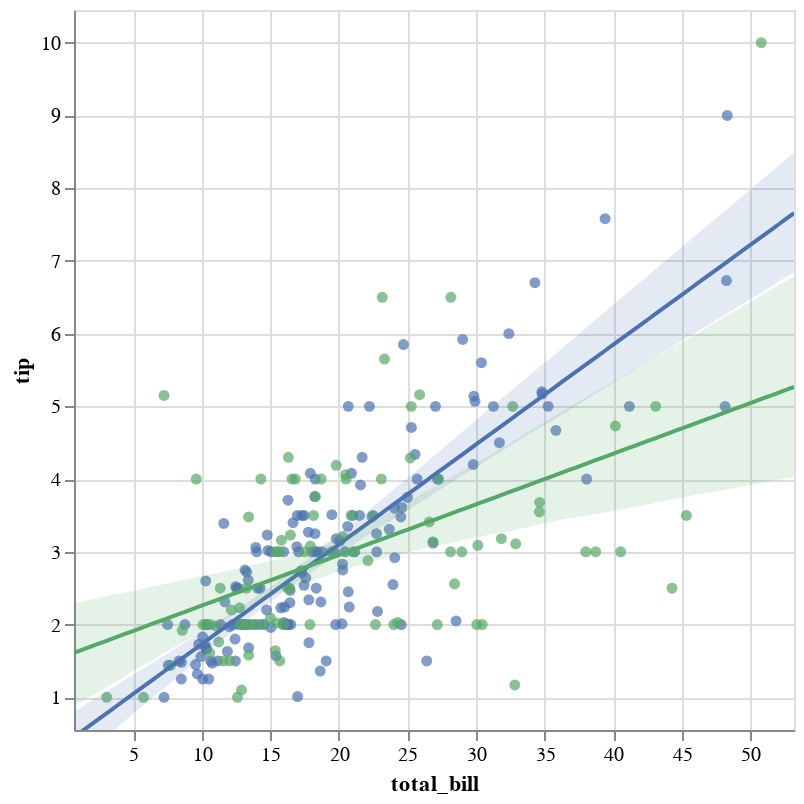

The notebook cell this image was saved under:
### Code cell
display(salt.lmplot(x="total_bill", y="tip", hue="smoker", data=tips))
g = sns.lmplot(x="total_bill", y="tip", hue="smoker", data=tips)

### Figure 1 — Vega-Lite specification as saved in the notebook (floating-point values rounded to 4 significant figures; data arrays with more than 128 entries replaced by an {"elided": "..."} marker saying what was removed)
{"$schema": "https://vega.github.io/schema/vega-lite/v2.4.1.json", "config": {"view": {"height": 300, "width": 400}}, "height": 360, "layer": [{"data": {"values": {"elided": "151 records"}}, "encoding": {"color": {"value": "rgba(76.0,114.0,176.0,1)"}, "x": {"axis": {"title": "total_bill"}, "field": "total_bill", "scale": {"domain": [0.683, 53.2], "nice": false}, "type": "quantitative"}, "y": {"axis": {"title": "tip"}, "field": "tip", "scale": {"domain": [0.55, 10.45], "nice": false}, "type": "quantitative"}}, "mark": {"clip": true, "type": "circle"}}, {"data": {"values": [{"day": "Sat", "sex": "Male", "size": 4, "smoker": "Yes", "time": "Dinner", "tip": 3, "total_bill": 38.01}, {"day": "Sat", "sex": "Male", "size": 2, "smoker": "Yes", "time": "Dinner", "tip": 1.76, "total_bill": 11.24}, {"day": "Sat", "sex": "Male", "size": 2, "smoker": "Yes", "time": "Dinner", "tip": 3.21, "total_bill": 20.29}, {"day": "Sat", "sex": "Male", "size": 2, "smoker": "Yes", "time": "Dinner", "tip": 2, "total_bill": 13.81}, {"day": "Sat", "sex": "Male", "size": 2, "smoker": "Yes", "time": "Dinner", "tip": 1.98, "total_bill": 11.02}, {"day": "Sat", "sex": "Male", "size": 4, "smoker": "Yes", "time": "Dinner", "tip": 3.76, "total_bill": 18.29}, {"day": "Sat", "sex": "Female", "size": 1, "smoker": "Yes", "time": "Dinner", "tip": 1, "total_bill": 3.07}, {"day": "Sat", "sex": "Male", "size": 2, "smoker": "Yes", "time": "Dinner", "tip": 2.09, "total_bill": 15.01}, {"day": "Sat", "sex": "Female", "size": 2, "smoker": "Yes", "time": "Dinner", "tip": 3.14, "total_bill": 26.86}, {"day": "Sat", "sex": "Female", "size": 2, "smoker": "Yes", "time": "Dinner", "tip": 5, "total_bill": 25.28}, {"day": "Sat", "sex": "Male", "size": 2, "smoker": "Yes", "time": "Dinner", "tip": 3.08, "total_bill": 17.92}, {"day": "Thur", "sex": "Male", "size": 2, "smoker": "Yes", "time": "Lunch", "tip": 3, "total_bill": 19.44}, {"day": "Thur", "sex": "Male", "size": 2, "smoker": "Yes", "time": "Lunch", "tip": 5, "total_bill": 32.68}, {"day": "Fri", "sex": "Male", "size": 2, "smoker": "Yes", "time": "Dinner", "tip": 3, "total_bill": 28.97}, {"day": "Fri", "sex": "Female", "size": 2, "smoker": "Yes", "time": "Dinner", "tip": 1, "total_bill": 5.75}, {"day": "Fri", "sex": "Female", "size": 2, "smoker": "Yes", "time": "Dinner", "tip": 4.3, "total_bill": 16.32}, {"day": "Fri", "sex": "Male", "size": 4, "smoker": "Yes", "time": "Dinner", "tip": 4.73, "total_bill": 40.17}, {"day": "Fri", "sex": "Male", "size": 2, "smoker": "Yes", "time": "Dinner", "tip": 4, "total_bill": 27.28}, {"day": "Fri", "sex": "Male", "size": 2, "smoker": "Yes", "time": "Dinner", "tip": 1.5, "total_bill": 12.03}, {"day": "Fri", "sex": "Male", "size": 2, "smoker": "Yes", "time": "Dinner", "tip": 3, "total_bill": 21.01}, {"day": "Fri", "sex": "Female", "size": 2, "smoker": "Yes", "time": "Dinner", "tip": 2.5, "total_bill": 11.35}, {"day": "Fri", "sex": "Female", "size": 2, "smoker": "Yes", "time": "Dinner", "tip": 3, "total_bill": 15.38}, {"day": "Sat", "sex": "Female", "size": 3, "smoker": "Yes", "time": "Dinner", "tip": 2.5, "total_bill": 44.3}, {"day": "Sat", "sex": "Female", "size": 2, "smoker": "Yes", "time": "Dinner", "tip": 3.48, "total_bill": 22.42}, {"day": "Sat", "sex": "Male", "size": 2, "smoker": "Yes", "time": "Dinner", "tip": 1.64, "total_bill": 15.36}, {"day": "Sat", "sex": "Male", "size": 2, "smoker": "Yes", "time": "Dinner", "tip": 4.06, "total_bill": 20.49}, {"day": "Sat", "sex": "Male", "size": 2, "smoker": "Yes", "time": "Dinner", "tip": 4.29, "total_bill": 25.21}, {"day": "Sat", "sex": "Female", "size": 2, "smoker": "Yes", "time": "Dinner", "tip": 4, "total_bill": 14.31}, {"day": "Thur", "sex": "Male", "size": 2, "smoker": "Yes", "time": "Lunch", "tip": 2, "total_bill": 16}, {"day": "Sun", "sex": "Female", "size": 2, "smoker": "Yes", "time": "Dinner", "tip": 3, "total_bill": 17.51}, {"day": "Sat", "sex": "Female", "size": 2, "smoker": "Yes", "time": "Dinner", "tip": 1.61, "total_bill": 10.59}, {"day": "Sat", "sex": "Female", "size": 2, "smoker": "Yes", "time": "Dinner", "tip": 2, "total_bill": 10.63}, {"day": "Sat", "sex": "Male", "size": 3, "smoker": "Yes", "time": "Dinner", "tip": 10, "total_bill": 50.81}, {"day": "Sat", "sex": "Male", "size": 2, "smoker": "Yes", "time": "Dinner", "tip": 3.16, "total_bill": 15.81}, {"day": "Sun", "sex": "Male", "size": 2, "smoker": "Yes", "time": "Dinner", "tip": 5.15, "total_bill": 7.25}, {"day": "Sun", "sex": "Male", "size": 2, "smoker": "Yes", "time": "Dinner", "tip": 3.18, "total_bill": 31.85}, {"day": "Sun", "sex": "Male", "size": 2, "smoker": "Yes", "time": "Dinner", "tip": 4, "total_bill": 16.82}, {"day": "Sun", "sex": "Male", "size": 2, "smoker": "Yes", "time": "Dinner", "tip": 3.11, "total_bill": 32.9}, {"day": "Sun", "sex": "Male", "size": 2, "smoker": "Yes", "time": "Dinner", "tip": 2, "total_bill": 17.89}, {"day": "Sun", "sex": "Male", "size": 2, "smoker": "Yes", "time": "Dinner", "tip": 2, "total_bill": 14.48}, {"day": "Sun", "sex": "Female", "size": 2, "smoker": "Yes", "time": "Dinner", "tip": 4, "total_bill": 9.6}, {"day": "Sun", "sex": "Male", "size": 2, "smoker": "Yes", "time": "Dinner", "tip": 3.55, "total_bill": 34.63}, {"day": "Sun", "sex": "Male", "size": 4, "smoker": "Yes", "time": "Dinner", "tip": 3.68, "total_bill": 34.65}, {"day": "Sun", "sex": "Male", "size": 2, "smoker": "Yes", "time": "Dinner", "tip": 5.65, "total_bill": 23.33}, {"day": "Sun", "sex": "Male", "size": 3, "smoker": "Yes", "time": "Dinner", "tip": 3.5, "total_bill": 45.35}, {"day": "Sun", "sex": "Male", "size": 4, "smoker": "Yes", "time": "Dinner", "tip": 6.5, "total_bill": 23.17}, {"day": "Sun", "sex": "Male", "size": 2, "smoker": "Yes", "time": "Dinner", "tip": 3, "total_bill": 40.55}, {"day": "Sun", "sex": "Female", "size": 3, "smoker": "Yes", "time": "Dinner", "tip": 3.5, "total_bill": 20.9}, {"day": "Sun", "sex": "Male", "size": 5, "smoker": "Yes", "time": "Dinner", "tip": 2, "total_bill": 30.46}, {"day": "Sun", "sex": "Female", "size": 3, "smoker": "Yes", "time": "Dinner", "tip": 3.5, "total_bill": 18.15}, {"day": "Sun", "sex": "Male", "size": 3, "smoker": "Yes", "time": "Dinner", "tip": 4, "total_bill": 23.1}, {"day": "Sun", "sex": "Male", "size": 2, "smoker": "Yes", "time": "Dinner", "tip": 1.5, "total_bill": 15.69}, {"day": "Thur", "sex": "Female", "size": 2, "smoker": "Yes", "time": "Lunch", "tip": 4.19, "total_bill": 19.81}, {"day": "Thur", "sex": "Male", "size": 2, "smoker": "Yes", "time": "Lunch", "tip": 2.56, "total_bill": 28.44}, {"day": "Thur", "sex": "Male", "size": 2, "smoker": "Yes", "time": "Lunch", "tip": 2.02, "total_bill": 15.48}, {"day": "Thur", "sex": "Male", "size": 2, "smoker": "Yes", "time": "Lunch", "tip": 4, "total_bill": 16.58}, {"day": "Thur", "sex": "Male", "size": 2, "smoker": "Yes", "time": "Lunch", "tip": 2, "total_bill": 10.34}, {"day": "Thur", "sex": "Female", "size": 4, "smoker": "Yes", "time": "Lunch", "tip": 5, "total_bill": 43.11}, {"day": "Thur", "sex": "Female", "size": 2, "smoker": "Yes", "time": "Lunch", "tip": 2, "total_bill": 13}, {"day": "Thur", "sex": "Male", "size": 2, "smoker": "Yes", "time": "Lunch", "tip": 2, "total_bill": 13.51}, {"day": "Thur", "sex": "Male", "size": 3, "smoker": "Yes", "time": "Lunch", "tip": 4, "total_bill": 18.71}, {"day": "Thur", "sex": "Female", "size": 2, "smoker": "Yes", "time": "Lunch", "tip": 2.01, "total_bill": 12.74}, {"day": "Thur", "sex": "Female", "size": 2, "smoker": "Yes", "time": "Lunch", "tip": 2, "total_bill": 13}, {"day": "Thur", "sex": "Female", "size": 2, "smoker": "Yes", "time": "Lunch", "tip": 2.5, "total_bill": 16.4}, {"day": "Thur", "sex": "Male", "size": 4, "smoker": "Yes", "time": "Lunch", "tip": 4, "total_bill": 20.53}, {"day": "Thur", "sex": "Female", "size": 3, "smoker": "Yes", "time": "Lunch", "tip": 3.23, "total_bill": 16.47}, {"day": "Sat", "sex": "Male", "size": 3, "smoker": "Yes", "time": "Dinner", "tip": 3.41, "total_bill": 26.59}, {"day": "Sat", "sex": "Male", "size": 4, "smoker": "Yes", "time": "Dinner", "tip": 3, "total_bill": 38.73}, {"day": "Sat", "sex": "Male", "size": 2, "smoker": "Yes", "time": "Dinner", "tip": 2.03, "total_bill": 24.27}, {"day": "Sat", "sex": "Female", "size": 2, "smoker": "Yes", "time": "Dinner", "tip": 2.23, "total_bill": 12.76}, {"day": "Sat", "sex": "Male", "size": 3, "smoker": "Yes", "time": "Dinner", "tip": 2, "total_bill": 30.06}, {"day": "Sat", "sex": "Male", "size": 4, "smoker": "Yes", "time": "Dinner", "tip": 5.16, "total_bill": 25.89}, {"day": "Sat", "sex": "Female", "size": 2, "smoker": "Yes", "time": "Dinner", "tip": 2.5, "total_bill": 13.27}, {"day": "Sat", "sex": "Female", "size": 3, "smoker": "Yes", "time": "Dinner", "tip": 6.5, "total_bill": 28.17}, {"day": "Sat", "sex": "Female", "size": 2, "smoker": "Yes", "time": "Dinner", "tip": 1.1, "total_bill": 12.9}, {"day": "Sat", "sex": "Male", "size": 5, "smoker": "Yes", "time": "Dinner", "tip": 3, "total_bill": 28.15}, {"day": "Sat", "sex": "Male", "size": 2, "smoker": "Yes", "time": "Dinner", "tip": 1.5, "total_bill": 11.59}, {"day": "Sat", "sex": "Male", "size": 2, "smoker": "Yes", "time": "Dinner", "tip": 1.44, "total_bill": 7.74}, {"day": "Sat", "sex": "Female", "size": 4, "smoker": "Yes", "time": "Dinner", "tip": 3.09, "total_bill": 30.14}, {"day": "Fri", "sex": "Male", "size": 2, "smoker": "Yes", "time": "Lunch", "tip": 2.2, "total_bill": 12.16}, {"day": "Fri", "sex": "Female", "size": 2, "smoker": "Yes", "time": "Lunch", "tip": 3.48, "total_bill": 13.42}, {"day": "Fri", "sex": "Male", "size": 1, "smoker": "Yes", "time": "Lunch", "tip": 1.92, "total_bill": 8.58}, {"day": "Fri", "sex": "Male", "size": 2, "smoker": "Yes", "time": "Lunch", "tip": 1.58, "total_bill": 13.42}, {"day": "Fri", "sex": "Female", "size": 2, "smoker": "Yes", "time": "Lunch", "tip": 2.5, "total_bill": 16.27}, {"day": "Fri", "sex": "Female", "size": 2, "smoker": "Yes", "time": "Lunch", "tip": 2, "total_bill": 10.09}, {"day": "Sat", "sex": "Female", "size": 2, "smoker": "Yes", "time": "Dinner", "tip": 2.88, "total_bill": 22.12}, {"day": "Sat", "sex": "Male", "size": 4, "smoker": "Yes", "time": "Dinner", "tip": 2, "total_bill": 24.01}, {"day": "Sat", "sex": "Male", "size": 3, "smoker": "Yes", "time": "Dinner", "tip": 3, "total_bill": 15.69}, {"day": "Sat", "sex": "Male", "size": 2, "smoker": "Yes", "time": "Dinner", "tip": 3, "total_bill": 15.53}, {"day": "Sat", "sex": "Male", "size": 2, "smoker": "Yes", "time": "Dinner", "tip": 1, "total_bill": 12.6}, {"day": "Sat", "sex": "Male", "size": 2, "smoker": "Yes", "time": "Dinner", "tip": 1.17, "total_bill": 32.83}, {"day": "Sat", "sex": "Female", "size": 2, "smoker": "Yes", "time": "Dinner", "tip": 2, "total_bill": 27.18}, {"day": "Sat", "sex": "Male", "size": 2, "smoker": "Yes", "time": "Dinner", "tip": 2, "total_bill": 22.67}]}, "encoding": {"color": {"value": "rgba(85.0,168.0,104.0,1)"}, "x": {"axis": {"title": "total_bill"}, "field": "total_bill", "scale": {"domain": [0.683, 53.2], "nice": false}, "type": "quantitative"}, "y": {"axis": {"title": "tip"}, "field": "tip", "scale": {"domain": [0.55, 10.45], "nice": false}, "type": "quantitative"}}, "mark": {"clip": true, "type": "circle"}}, {"data": {"values": [{"x": 0.683, "y": 0.4537}, {"x": 1.213, "y": 0.5265}, {"x": 1.744, "y": 0.5993}, {"x": 2.274, "y": 0.672}, {"x": 2.805, "y": 0.7448}, {"x": 3.335, "y": 0.8175}, {"x": 3.866, "y": 0.8903}, {"x": 4.396, "y": 0.963}, {"x": 4.927, "y": 1.036}, {"x": 5.457, "y": 1.109}, {"x": 5.987, "y": 1.181}, {"x": 6.518, "y": 1.254}, {"x": 7.048, "y": 1.327}, {"x": 7.579, "y": 1.4}, {"x": 8.109, "y": 1.472}, {"x": 8.64, "y": 1.545}, {"x": 9.17, "y": 1.618}, {"x": 9.701, "y": 1.691}, {"x": 10.23, "y": 1.763}, {"x": 10.76, "y": 1.836}, {"x": 11.29, "y": 1.909}, {"x": 11.82, "y": 1.982}, {"x": 12.35, "y": 2.054}, {"x": 12.88, "y": 2.127}, {"x": 13.41, "y": 2.2}, {"x": 13.94, "y": 2.273}, {"x": 14.47, "y": 2.345}, {"x": 15.01, "y": 2.418}, {"x": 15.54, "y": 2.491}, {"x": 16.07, "y": 2.564}, {"x": 16.6, "y": 2.636}, {"x": 17.13, "y": 2.709}, {"x": 17.66, "y": 2.782}, {"x": 18.19, "y": 2.855}, {"x": 18.72, "y": 2.927}, {"x": 19.25, "y": 3.0}, {"x": 19.78, "y": 3.073}, {"x": 20.31, "y": 3.146}, {"x": 20.84, "y": 3.218}, {"x": 21.37, "y": 3.291}, {"x": 21.9, "y": 3.364}, {"x": 22.43, "y": 3.437}, {"x": 22.96, "y": 3.509}, {"x": 23.49, "y": 3.582}, {"x": 24.02, "y": 3.655}, {"x": 24.55, "y": 3.728}, {"x": 25.08, "y": 3.8}, {"x": 25.61, "y": 3.873}, {"x": 26.14, "y": 3.946}, {"x": 26.67, "y": 4.019}, {"x": 27.21, "y": 4.091}, {"x": 27.74, "y": 4.164}, {"x": 28.27, "y": 4.237}, {"x": 28.8, "y": 4.31}, {"x": 29.33, "y": 4.382}, {"x": 29.86, "y": 4.455}, {"x": 30.39, "y": 4.528}, {"x": 30.92, "y": 4.601}, {"x": 31.45, "y": 4.673}, {"x": 31.98, "y": 4.746}, {"x": 32.51, "y": 4.819}, {"x": 33.04, "y": 4.892}, {"x": 33.57, "y": 4.964}, {"x": 34.1, "y": 5.037}, {"x": 34.63, "y": 5.11}, {"x": 35.16, "y": 5.183}, {"x": 35.69, "y": 5.255}, {"x": 36.22, "y": 5.328}, {"x": 36.75, "y": 5.401}, {"x": 37.28, "y": 5.474}, {"x": 37.81, "y": 5.546}, {"x": 38.34, "y": 5.619}, {"x": 38.88, "y": 5.692}, {"x": 39.41, "y": 5.765}, {"x": 39.94, "y": 5.838}, {"x": 40.47, "y": 5.91}, {"x": 41.0, "y": 5.983}, {"x": 41.53, "y": 6.056}, {"x": 42.06, "y": 6.129}, {"x": 42.59, "y": 6.201}, {"x": 43.12, "y": 6.274}, {"x": 43.65, "y": 6.347}, {"x": 44.18, "y": 6.42}, {"x": 44.71, "y": 6.492}, {"x": 45.24, "y": 6.565}, {"x": 45.77, "y": 6.638}, {"x": 46.3, "y": 6.711}, {"x": 46.83, "y": 6.783}, {"x": 47.36, "y": 6.856}, {"x": 47.89, "y": 6.929}, {"x": 48.42, "y": 7.002}, {"x": 48.95, "y": 7.074}, {"x": 49.48, "y": 7.147}, {"x": 50.01, "y": 7.22}, {"x": 50.54, "y": 7.293}, {"x": 51.08, "y": 7.365}, {"x": 51.61, "y": 7.438}, {"x": 52.14, "y": 7.511}, {"x": 52.67, "y": 7.584}, {"x": 53.2, "y": 7.656}]}, "encoding": {"color": {"value": "rgba(76.0,114.0,176.0,1)"}, "x": {"field": "x", "scale": {"domain": [0.683, 53.2], "nice": false}, "type": "quantitative"}, "y": {"field": "y", "scale": {"domain": [0.55, 10.45], "nice": false}, "type": "quantitative"}}, "mark": {"clip": true, "type": "line"}}, {"data": {"values": [{"x": 0.683, "y1": 0.08694, "y2": 0.8002}, {"x": 1.213, "y1": 0.1729, "y2": 0.8636}, {"x": 1.744, "y1": 0.2579, "y2": 0.927}, {"x": 2.274, "y1": 0.3405, "y2": 0.9903}, {"x": 2.805, "y1": 0.4218, "y2": 1.052}, {"x": 3.335, "y1": 0.5066, "y2": 1.113}, {"x": 3.866, "y1": 0.5906, "y2": 1.178}, {"x": 4.396, "y1": 0.6752, "y2": 1.24}, {"x": 4.927, "y1": 0.7644, "y2": 1.3}, {"x": 5.457, "y1": 0.8461, "y2": 1.36}, {"x": 5.987, "y1": 0.9272, "y2": 1.423}, {"x": 6.518, "y1": 1.01, "y2": 1.486}, {"x": 7.048, "y1": 1.092, "y2": 1.55}, {"x": 7.579, "y1": 1.174, "y2": 1.612}, {"x": 8.109, "y1": 1.258, "y2": 1.673}, {"x": 8.64, "y1": 1.342, "y2": 1.738}, {"x": 9.17, "y1": 1.426, "y2": 1.796}, {"x": 9.701, "y1": 1.509, "y2": 1.86}, {"x": 10.23, "y1": 1.592, "y2": 1.921}, {"x": 10.76, "y1": 1.673, "y2": 1.987}, {"x": 11.29, "y1": 1.757, "y2": 2.048}, {"x": 11.82, "y1": 1.836, "y2": 2.116}, {"x": 12.35, "y1": 1.915, "y2": 2.185}, {"x": 12.88, "y1": 1.994, "y2": 2.251}, {"x": 13.41, "y1": 2.075, "y2": 2.318}, {"x": 13.94, "y1": 2.155, "y2": 2.384}, {"x": 14.47, "y1": 2.232, "y2": 2.451}, {"x": 15.01, "y1": 2.309, "y2": 2.521}, {"x": 15.54, "y1": 2.385, "y2": 2.593}, {"x": 16.07, "y1": 2.459, "y2": 2.664}, {"x": 16.6, "y1": 2.531, "y2": 2.738}, {"x": 17.13, "y1": 2.603, "y2": 2.815}, {"x": 17.66, "y1": 2.672, "y2": 2.892}, {"x": 18.19, "y1": 2.743, "y2": 2.97}, {"x": 18.72, "y1": 2.807, "y2": 3.046}, {"x": 19.25, "y1": 2.871, "y2": 3.126}, {"x": 19.78, "y1": 2.939, "y2": 3.202}, {"x": 20.31, "y1": 3.006, "y2": 3.285}, {"x": 20.84, "y1": 3.072, "y2": 3.364}, {"x": 21.37, "y1": 3.137, "y2": 3.448}, {"x": 21.9, "y1": 3.201, "y2": 3.529}, {"x": 22.43, "y1": 3.266, "y2": 3.613}, {"x": 22.96, "y1": 3.33, "y2": 3.694}, {"x": 23.49, "y1": 3.39, "y2": 3.776}, {"x": 24.02, "y1": 3.455, "y2": 3.859}, {"x": 24.55, "y1": 3.517, "y2": 3.943}, {"x": 25.08, "y1": 3.579, "y2": 4.024}, {"x": 25.61, "y1": 3.643, "y2": 4.109}, {"x": 26.14, "y1": 3.707, "y2": 4.194}, {"x": 26.67, "y1": 3.767, "y2": 4.279}, {"x": 27.21, "y1": 3.831, "y2": 4.365}, {"x": 27.74, "y1": 3.895, "y2": 4.449}, {"x": 28.27, "y1": 3.96, "y2": 4.533}, {"x": 28.8, "y1": 4.024, "y2": 4.617}, {"x": 29.33, "y1": 4.085, "y2": 4.702}, {"x": 29.86, "y1": 4.148, "y2": 4.786}, {"x": 30.39, "y1": 4.208, "y2": 4.871}, {"x": 30.92, "y1": 4.271, "y2": 4.957}, {"x": 31.45, "y1": 4.334, "y2": 5.04}, {"x": 31.98, "y1": 4.398, "y2": 5.122}, {"x": 32.51, "y1": 4.461, "y2": 5.205}, {"x": 33.04, "y1": 4.524, "y2": 5.29}, {"x": 33.57, "y1": 4.583, "y2": 5.375}, {"x": 34.1, "y1": 4.643, "y2": 5.458}, {"x": 34.63, "y1": 4.702, "y2": 5.54}, {"x": 35.16, "y1": 4.762, "y2": 5.621}, {"x": 35.69, "y1": 4.821, "y2": 5.703}, {"x": 36.22, "y1": 4.88, "y2": 5.788}, {"x": 36.75, "y1": 4.941, "y2": 5.873}, {"x": 37.28, "y1": 5.004, "y2": 5.959}, {"x": 37.81, "y1": 5.067, "y2": 6.044}, {"x": 38.34, "y1": 5.131, "y2": 6.13}, {"x": 38.88, "y1": 5.191, "y2": 6.215}, {"x": 39.41, "y1": 5.252, "y2": 6.3}, {"x": 39.94, "y1": 5.313, "y2": 6.384}, {"x": 40.47, "y1": 5.375, "y2": 6.468}, {"x": 41.0, "y1": 5.437, "y2": 6.553}, {"x": 41.53, "y1": 5.499, "y2": 6.637}, {"x": 42.06, "y1": 5.561, "y2": 6.721}, {"x": 42.59, "y1": 5.621, "y2": 6.805}, {"x": 43.12, "y1": 5.682, "y2": 6.889}, {"x": 43.65, "y1": 5.743, "y2": 6.973}, {"x": 44.18, "y1": 5.804, "y2": 7.058}, {"x": 44.71, "y1": 5.864, "y2": 7.142}, {"x": 45.24, "y1": 5.925, "y2": 7.226}, {"x": 45.77, "y1": 5.986, "y2": 7.31}, {"x": 46.3, "y1": 6.046, "y2": 7.394}, {"x": 46.83, "y1": 6.107, "y2": 7.478}, {"x": 47.36, "y1": 6.168, "y2": 7.562}, {"x": 47.89, "y1": 6.228, "y2": 7.646}, {"x": 48.42, "y1": 6.289, "y2": 7.731}, {"x": 48.95, "y1": 6.35, "y2": 7.815}, {"x": 49.48, "y1": 6.411, "y2": 7.899}, {"x": 50.01, "y1": 6.471, "y2": 7.983}, {"x": 50.54, "y1": 6.533, "y2": 8.067}, {"x": 51.08, "y1": 6.595, "y2": 8.151}, {"x": 51.61, "y1": 6.657, "y2": 8.235}, {"x": 52.14, "y1": 6.719, "y2": 8.319}, {"x": 52.67, "y1": 6.781, "y2": 8.404}, {"x": 53.2, "y1": 6.843, "y2": 8.488}]}, "encoding": {"color": {"value": "rgba(76.0,114.0,176.0,1)"}, "opacity": {"value": 0.15}, "x": {"field": "x", "scale": {"domain": [0.683, 53.2], "nice": false}, "type": "quantitative"}, "y": {"field": "y1", "scale": {"domain": [0.55, 10.45], "nice": false}, "type": "quantitative"}, "y2": {"field": "y2", "type": "quantitative"}}, "mark": {"clip": true, "type": "area"}}, {"data": {"values": [{"x": 0.683, "y": 1.612}, {"x": 1.213, "y": 1.649}, {"x": 1.744, "y": 1.686}, {"x": 2.274, "y": 1.723}, {"x": 2.805, "y": 1.759}, {"x": 3.335, "y": 1.796}, {"x": 3.866, "y": 1.833}, {"x": 4.396, "y": 1.87}, {"x": 4.927, "y": 1.907}, {"x": 5.457, "y": 1.944}, {"x": 5.987, "y": 1.981}, {"x": 6.518, "y": 2.018}, {"x": 7.048, "y": 2.055}, {"x": 7.579, "y": 2.092}, {"x": 8.109, "y": 2.129}, {"x": 8.64, "y": 2.166}, {"x": 9.17, "y": 2.202}, {"x": 9.701, "y": 2.239}, {"x": 10.23, "y": 2.276}, {"x": 10.76, "y": 2.313}, {"x": 11.29, "y": 2.35}, {"x": 11.82, "y": 2.387}, {"x": 12.35, "y": 2.424}, {"x": 12.88, "y": 2.461}, {"x": 13.41, "y": 2.498}, {"x": 13.94, "y": 2.535}, {"x": 14.47, "y": 2.572}, {"x": 15.01, "y": 2.608}, {"x": 15.54, "y": 2.645}, {"x": 16.07, "y": 2.682}, {"x": 16.6, "y": 2.719}, {"x": 17.13, "y": 2.756}, {"x": 17.66, "y": 2.793}, {"x": 18.19, "y": 2.83}, {"x": 18.72, "y": 2.867}, {"x": 19.25, "y": 2.904}, {"x": 19.78, "y": 2.941}, {"x": 20.31, "y": 2.978}, {"x": 20.84, "y": 3.015}, {"x": 21.37, "y": 3.051}, {"x": 21.9, "y": 3.088}, {"x": 22.43, "y": 3.125}, {"x": 22.96, "y": 3.162}, {"x": 23.49, "y": 3.199}, {"x": 24.02, "y": 3.236}, {"x": 24.55, "y": 3.273}, {"x": 25.08, "y": 3.31}, {"x": 25.61, "y": 3.347}, {"x": 26.14, "y": 3.384}, {"x": 26.67, "y": 3.421}, {"x": 27.21, "y": 3.457}, {"x": 27.74, "y": 3.494}, {"x": 28.27, "y": 3.531}, {"x": 28.8, "y": 3.568}, {"x": 29.33, "y": 3.605}, {"x": 29.86, "y": 3.642}, {"x": 30.39, "y": 3.679}, {"x": 30.92, "y": 3.716}, {"x": 31.45, "y": 3.753}, {"x": 31.98, "y": 3.79}, {"x": 32.51, "y": 3.827}, {"x": 33.04, "y": 3.864}, {"x": 33.57, "y": 3.9}, {"x": 34.1, "y": 3.937}, {"x": 34.63, "y": 3.974}, {"x": 35.16, "y": 4.011}, {"x": 35.69, "y": 4.048}, {"x": 36.22, "y": 4.085}, {"x": 36.75, "y": 4.122}, {"x": 37.28, "y": 4.159}, {"x": 37.81, "y": 4.196}, {"x": 38.34, "y": 4.233}, {"x": 38.88, "y": 4.27}, {"x": 39.41, "y": 4.307}, {"x": 39.94, "y": 4.343}, {"x": 40.47, "y": 4.38}, {"x": 41.0, "y": 4.417}, {"x": 41.53, "y": 4.454}, {"x": 42.06, "y": 4.491}, {"x": 42.59, "y": 4.528}, {"x": 43.12, "y": 4.565}, {"x": 43.65, "y": 4.602}, {"x": 44.18, "y": 4.639}, {"x": 44.71, "y": 4.676}, {"x": 45.24, "y": 4.713}, {"x": 45.77, "y": 4.749}, {"x": 46.3, "y": 4.786}, {"x": 46.83, "y": 4.823}, {"x": 47.36, "y": 4.86}, {"x": 47.89, "y": 4.897}, {"x": 48.42, "y": 4.934}, {"x": 48.95, "y": 4.971}, {"x": 49.48, "y": 5.008}, {"x": 50.01, "y": 5.045}, {"x": 50.54, "y": 5.082}, {"x": 51.08, "y": 5.119}, {"x": 51.61, "y": 5.156}, {"x": 52.14, "y": 5.192}, {"x": 52.67, "y": 5.229}, {"x": 53.2, "y": 5.266}]}, "encoding": {"color": {"value": "rgba(85.0,168.0,104.0,1)"}, "x": {"field": "x", "scale": {"domain": [0.683, 53.2], "nice": false}, "type": "quantitative"}, "y": {"field": "y", "scale": {"domain": [0.55, 10.45], "nice": false}, "type": "quantitative"}}, "mark": {"clip": true, "type": "line"}}, {"data": {"values": [{"x": 0.683, "y1": 0.8825, "y2": 2.29}, {"x": 1.213, "y1": 0.9398, "y2": 2.309}, {"x": 1.744, "y1": 0.9949, "y2": 2.33}, {"x": 2.274, "y1": 1.053, "y2": 2.355}, {"x": 2.805, "y1": 1.111, "y2": 2.38}, {"x": 3.335, "y1": 1.17, "y2": 2.405}, {"x": 3.866, "y1": 1.228, "y2": 2.426}, {"x": 4.396, "y1": 1.29, "y2": 2.443}, {"x": 4.927, "y1": 1.352, "y2": 2.46}, {"x": 5.457, "y1": 1.413, "y2": 2.483}, {"x": 5.987, "y1": 1.465, "y2": 2.504}, {"x": 6.518, "y1": 1.521, "y2": 2.525}, {"x": 7.048, "y1": 1.586, "y2": 2.548}, {"x": 7.579, "y1": 1.643, "y2": 2.571}, {"x": 8.109, "y1": 1.698, "y2": 2.591}, {"x": 8.64, "y1": 1.754, "y2": 2.613}, {"x": 9.17, "y1": 1.808, "y2": 2.634}, {"x": 9.701, "y1": 1.857, "y2": 2.659}, {"x": 10.23, "y1": 1.908, "y2": 2.676}, {"x": 10.76, "y1": 1.964, "y2": 2.692}, {"x": 11.29, "y1": 2.024, "y2": 2.715}, {"x": 11.82, "y1": 2.077, "y2": 2.738}, {"x": 12.35, "y1": 2.132, "y2": 2.758}, {"x": 12.88, "y1": 2.186, "y2": 2.781}, {"x": 13.41, "y1": 2.238, "y2": 2.804}, {"x": 13.94, "y1": 2.289, "y2": 2.827}, {"x": 14.47, "y1": 2.339, "y2": 2.85}, {"x": 15.01, "y1": 2.378, "y2": 2.874}, {"x": 15.54, "y1": 2.421, "y2": 2.895}, {"x": 16.07, "y1": 2.457, "y2": 2.923}, {"x": 16.6, "y1": 2.498, "y2": 2.952}, {"x": 17.13, "y1": 2.539, "y2": 2.979}, {"x": 17.66, "y1": 2.575, "y2": 3.015}, {"x": 18.19, "y1": 2.612, "y2": 3.055}, {"x": 18.72, "y1": 2.648, "y2": 3.087}, {"x": 19.25, "y1": 2.683, "y2": 3.13}, {"x": 19.78, "y1": 2.715, "y2": 3.182}, {"x": 20.31, "y1": 2.755, "y2": 3.223}, {"x": 20.84, "y1": 2.782, "y2": 3.271}, {"x": 21.37, "y1": 2.808, "y2": 3.319}, {"x": 21.9, "y1": 2.837, "y2": 3.369}, {"x": 22.43, "y1": 2.865, "y2": 3.421}, {"x": 22.96, "y1": 2.892, "y2": 3.477}, {"x": 23.49, "y1": 2.919, "y2": 3.527}, {"x": 24.02, "y1": 2.945, "y2": 3.587}, {"x": 24.55, "y1": 2.965, "y2": 3.643}, {"x": 25.08, "y1": 2.992, "y2": 3.698}, {"x": 25.61, "y1": 3.018, "y2": 3.753}, {"x": 26.14, "y1": 3.046, "y2": 3.808}, {"x": 26.67, "y1": 3.066, "y2": 3.864}, {"x": 27.21, "y1": 3.085, "y2": 3.921}, {"x": 27.74, "y1": 3.106, "y2": 3.98}, {"x": 28.27, "y1": 3.122, "y2": 4.036}, {"x": 28.8, "y1": 3.146, "y2": 4.091}, {"x": 29.33, "y1": 3.173, "y2": 4.147}, {"x": 29.86, "y1": 3.193, "y2": 4.203}, {"x": 30.39, "y1": 3.208, "y2": 4.261}, {"x": 30.92, "y1": 3.235, "y2": 4.317}, {"x": 31.45, "y1": 3.251, "y2": 4.38}, {"x": 31.98, "y1": 3.268, "y2": 4.441}, {"x": 32.51, "y1": 3.286, "y2": 4.498}, {"x": 33.04, "y1": 3.308, "y2": 4.561}, {"x": 33.57, "y1": 3.332, "y2": 4.623}, {"x": 34.1, "y1": 3.353, "y2": 4.683}, {"x": 34.63, "y1": 3.375, "y2": 4.744}, {"x": 35.16, "y1": 3.398, "y2": 4.804}, {"x": 35.69, "y1": 3.42, "y2": 4.864}, {"x": 36.22, "y1": 3.441, "y2": 4.925}, {"x": 36.75, "y1": 3.457, "y2": 4.985}, {"x": 37.28, "y1": 3.473, "y2": 5.045}, {"x": 37.81, "y1": 3.49, "y2": 5.103}, {"x": 38.34, "y1": 3.507, "y2": 5.161}, {"x": 38.88, "y1": 3.524, "y2": 5.219}, {"x": 39.41, "y1": 3.542, "y2": 5.277}, {"x": 39.94, "y1": 3.559, "y2": 5.335}, {"x": 40.47, "y1": 3.578, "y2": 5.393}, {"x": 41.0, "y1": 3.597, "y2": 5.451}, {"x": 41.53, "y1": 3.616, "y2": 5.509}, {"x": 42.06, "y1": 3.633, "y2": 5.567}, {"x": 42.59, "y1": 3.652, "y2": 5.625}, {"x": 43.12, "y1": 3.675, "y2": 5.683}, {"x": 43.65, "y1": 3.696, "y2": 5.738}, {"x": 44.18, "y1": 3.714, "y2": 5.794}, {"x": 44.71, "y1": 3.733, "y2": 5.85}, {"x": 45.24, "y1": 3.751, "y2": 5.906}, {"x": 45.77, "y1": 3.773, "y2": 5.962}, {"x": 46.3, "y1": 3.795, "y2": 6.02}, {"x": 46.83, "y1": 3.811, "y2": 6.08}, {"x": 47.36, "y1": 3.826, "y2": 6.14}, {"x": 47.89, "y1": 3.842, "y2": 6.199}, {"x": 48.42, "y1": 3.861, "y2": 6.259}, {"x": 48.95, "y1": 3.88, "y2": 6.319}, {"x": 49.48, "y1": 3.899, "y2": 6.379}, {"x": 50.01, "y1": 3.918, "y2": 6.438}, {"x": 50.54, "y1": 3.937, "y2": 6.496}, {"x": 51.08, "y1": 3.956, "y2": 6.554}, {"x": 51.61, "y1": 3.974, "y2": 6.612}, {"x": 52.14, "y1": 3.993, "y2": 6.67}, {"x": 52.67, "y1": 4.012, "y2": 6.729}, {"x": 53.2, "y1": 4.031, "y2": 6.787}]}, "encoding": {"color": {"value": "rgba(85.0,168.0,104.0,1)"}, "opacity": {"value": 0.15}, "x": {"field": "x", "scale": {"domain": [0.683, 53.2], "nice": false}, "type": "quantitative"}, "y": {"field": "y1", "scale": {"domain": [0.55, 10.45], "nice": false}, "type": "quantitative"}, "y2": {"field": "y2", "type": "quantitative"}}, "mark": {"clip": true, "type": "area"}}], "title": "", "width": 360}
